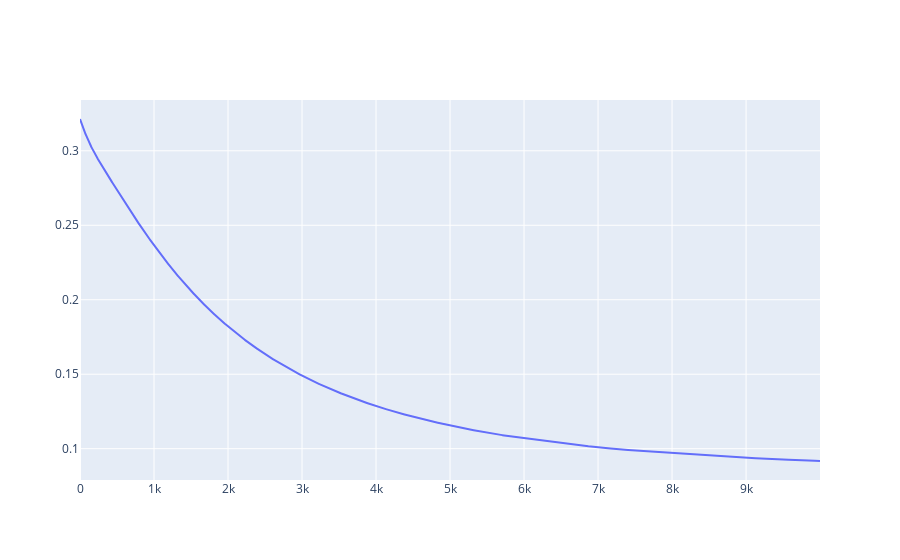

Notebook code for this chart:
### Markdown cell above
So now if we plot the loss with each iteration, we see that we do descend along our cost curve.

### Code cell
import plotly.graph_objects as go
trace = go.Scatter(y = train_losses)
go.Figure(trace)

### Figure 1 — Plotly figure (JSON) as saved in the notebook; plotly's stock layout.template omitted (floating-point values rounded to 4 significant figures; data arrays with more than 128 entries replaced by an {"elided": "..."} marker saying what was removed)
{"data": [{"type": "scatter", "y": {"elided": "10000 float values"}}], "layout": {"autosize": true, "xaxis": {"autorange": true, "range": [0, 9999]}, "yaxis": {"autorange": true, "range": [0.07897, 0.3341], "type": "linear"}}}
